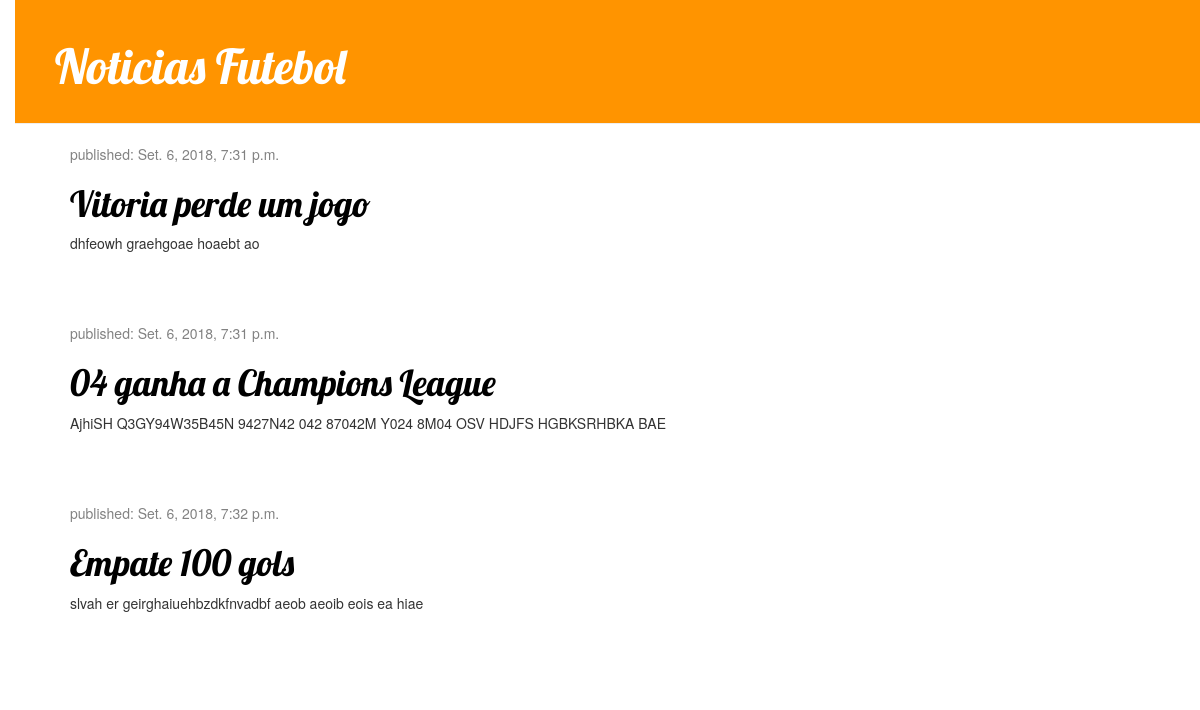
The page / on the database its author committed.
### noticias/models.py (models this page shows, shortened)
class Artigo(models.Model):
    autor = models.ForeignKey('auth.User', on_delete=models.CASCADE)
    titulo = models.CharField(max_length=250)
    texto = models.TextField()
    data_criado = models.DateTimeField(
            default=timezone.now)
    data_publicado = models.DateTimeField(
            blank=True, null=True)

### noticias/views.py (the view)
# urls.py: path('', views.art_list, name='art_list'),
def art_list(request):
    artigos = Artigo.objects.filter(data_publicado__lte=timezone.now()).order_by('data_publicado')
    return render(request, 'noticias/art_list.html', {'artigos': artigos})

### noticias/templates/noticias/art_list.html (shortened to what this page needs)
{% load staticfiles %}
<html>
    <head>
        <link rel="stylesheet" href="//maxcdn.bootstrapcdn.com/bootstrap/3.2.0/css/bootstrap.min.css">
        <link rel="stylesheet" href="//maxcdn.bootstrapcdn.com/bootstrap/3.2.0/css/bootstrap-theme.min.css">
        <link rel="stylesheet" href="{% static 'css/estilo_noticias.css' %}">
    </head>
    <body>
        <div class="page-header">
            <h1><a href="/">Noticias Futebol</a></h1>
        </div>
        <div class="content container">
        <div class="row">
            <div class="col-md-8">
                {% for artigo in artigos %}
                    <div class="post">
                        <div class="date">
                            <p>published: {{ artigo.data_publicado }}</p>
                        </div>
                        <h1><a href="">{{ artigo.titulo }}</a></h1>
                        <p>{{ artigo.texto|linebreaksbr }}</p>
                    </div>
                {% endfor %}
            </div>
        </div>
        </div>
    </body>
</html>

### noticias/static/css/estilo_noticias.css (style rules this page uses)
h1 a { color: #3300FF; font-family: 'Lobster'; }
body { padding-left: 15px; }
.page-header { background-color: #ff9400; margin-top: 0; padding: 20px 20px 20px 40px; }
.page-header h1, .page-header h1 a, .page-header h1 a:visited, .page-header h1 a:active { color: #ffffff; font-size: 36pt; text-decoration: none; }
.content { margin-left: 40px; }
h1, h2, h3, h4 { font-family: 'Lobster', cursive; }
.date { color: #828282; }
.post { margin-bottom: 70px; }
.post h1 a, .post h1 a:visited { color: #000000; }

### rows shown on the page
Artigo: data_publicado "Set. 6, 2018, 7:31 p.m.", titulo "Vitoria perde um jogo", texto "dhfeowh graehgoae hoaebt ao"
Artigo: data_publicado "Set. 6, 2018, 7:31 p.m.", titulo "04 ganha a Champions League", texto "AjhiSH Q3GY94W35B45N 9427N42 042 87042M Y024 8M04 OSV HDJFS HGBKSRHBKA BAE"
Artigo: data_publicado "Set. 6, 2018, 7:32 p.m.", titulo "Empate 100 gols", texto "slvah er geirghaiuehbzdkfnvadbf aeob aeoib eois ea hiae"
